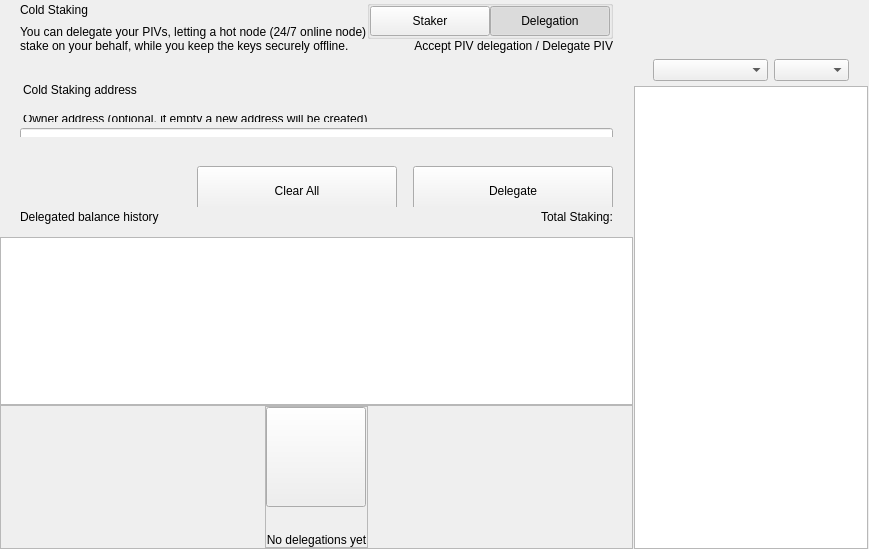
<?xml version="1.0" encoding="UTF-8"?>
<ui version="4.0">
 <class>ColdStakingWidget</class>
 <widget class="QWidget" name="ColdStakingWidget">
  <property name="geometry">
   <rect>
    <x>0</x>
    <y>0</y>
    <width>629</width>
    <height>549</height>
   </rect>
  </property>
  <property name="windowTitle">
   <string>Form</string>
  </property>
  <layout class="QHBoxLayout" name="horizontalLayout_1" stretch="2,1">
   <property name="spacing">
    <number>0</number>
   </property>
   <property name="leftMargin">
    <number>0</number>
   </property>
   <property name="topMargin">
    <number>0</number>
   </property>
   <property name="rightMargin">
    <number>0</number>
   </property>
   <property name="bottomMargin">
    <number>0</number>
   </property>
   <item>
    <widget class="QWidget" name="left" native="true">
     <layout class="QVBoxLayout" name="verticalLayout_3">
      <property name="leftMargin">
       <number>0</number>
      </property>
      <property name="topMargin">
       <number>0</number>
      </property>
      <property name="rightMargin">
       <number>0</number>
      </property>
      <property name="bottomMargin">
       <number>0</number>
      </property>
      <item>
       <layout class="QVBoxLayout" name="verticalLayout_2">
        <property name="spacing">
         <number>0</number>
        </property>
        <item>
         <layout class="QVBoxLayout" name="verticalLayoutTop">
          <property name="spacing">
           <number>0</number>
          </property>
          <property name="leftMargin">
           <number>0</number>
          </property>
          <property name="rightMargin">
           <number>0</number>
          </property>
          <item>
           <widget class="QWidget" name="containerTitle" native="true">
            <property name="sizePolicy">
             <sizepolicy hsizetype="Preferred" vsizetype="Minimum">
              <horstretch>0</horstretch>
              <verstretch>0</verstretch>
             </sizepolicy>
            </property>
            <property name="maximumSize">
             <size>
              <width>16777215</width>
              <height>100</height>
             </size>
            </property>
            <layout class="QHBoxLayout" name="containerTitleLayout">
             <property name="spacing">
              <number>0</number>
             </property>
             <property name="leftMargin">
              <number>20</number>
             </property>
             <property name="topMargin">
              <number>0</number>
             </property>
             <property name="rightMargin">
              <number>20</number>
             </property>
             <property name="bottomMargin">
              <number>0</number>
             </property>
             <item>
              <layout class="QVBoxLayout" name="verticalLayout11">
               <property name="spacing">
                <number>5</number>
               </property>
               <item>
                <widget class="QLabel" name="labelTitle">
                 <property name="text">
                  <string>Cold Staking</string>
                 </property>
                </widget>
               </item>
               <item>
                <widget class="QLabel" name="labelSubtitle1">
                 <property name="maximumSize">
                  <size>
                   <width>16777215</width>
                   <height>16777215</height>
                  </size>
                 </property>
                 <property name="text">
                  <string>You can delegate your PIVs, letting a hot node (24/7 online node)
stake on your behalf, while you keep the keys securely offline.</string>
                 </property>
                </widget>
               </item>
              </layout>
             </item>
             <item>
              <spacer name="horizontalSpacer">
               <property name="orientation">
                <enum>Qt::Horizontal</enum>
               </property>
               <property name="sizeHint" stdset="0">
                <size>
                 <width>40</width>
                 <height>20</height>
                </size>
               </property>
              </spacer>
             </item>
             <item>
              <widget class="QWidget" name="containerViewPrivacyChecks" native="true">
               <layout class="QVBoxLayout" name="containerPrivacyChecks">
                <property name="spacing">
                 <number>0</number>
                </property>
                <property name="leftMargin">
                 <number>0</number>
                </property>
                <property name="topMargin">
                 <number>0</number>
                </property>
                <property name="rightMargin">
                 <number>0</number>
                </property>
                <property name="bottomMargin">
                 <number>0</number>
                </property>
                <item alignment="Qt::AlignHCenter|Qt::AlignVCenter">
                 <widget class="QGroupBox" name="groupBox">
                  <property name="title">
                   <string/>
                  </property>
                  <layout class="QHBoxLayout" name="horizontalLayout_2_1">
                   <property name="spacing">
                    <number>0</number>
                   </property>
                   <property name="leftMargin">
                    <number>0</number>
                   </property>
                   <property name="topMargin">
                    <number>0</number>
                   </property>
                   <property name="rightMargin">
                    <number>0</number>
                   </property>
                   <property name="bottomMargin">
                    <number>0</number>
                   </property>
                   <item>
                    <widget class="QPushButton" name="pushLeft">
                     <property name="minimumSize">
                      <size>
                       <width>120</width>
                       <height>30</height>
                      </size>
                     </property>
                     <property name="maximumSize">
                      <size>
                       <width>120</width>
                       <height>30</height>
                      </size>
                     </property>
                     <property name="focusPolicy">
                      <enum>Qt::NoFocus</enum>
                     </property>
                     <property name="text">
                      <string>Staker</string>
                     </property>
                     <property name="checkable">
                      <bool>true</bool>
                     </property>
                     <property name="autoExclusive">
                      <bool>true</bool>
                     </property>
                    </widget>
                   </item>
                   <item>
                    <widget class="QPushButton" name="pushRight">
                     <property name="minimumSize">
                      <size>
                       <width>120</width>
                       <height>30</height>
                      </size>
                     </property>
                     <property name="maximumSize">
                      <size>
                       <width>120</width>
                       <height>30</height>
                      </size>
                     </property>
                     <property name="focusPolicy">
                      <enum>Qt::NoFocus</enum>
                     </property>
                     <property name="text">
                      <string>Delegation</string>
                     </property>
                     <property name="checkable">
                      <bool>true</bool>
                     </property>
                     <property name="checked">
                      <bool>true</bool>
                     </property>
                     <property name="autoExclusive">
                      <bool>true</bool>
                     </property>
                    </widget>
                   </item>
                  </layout>
                 </widget>
                </item>
                <item alignment="Qt::AlignTop">
                 <widget class="QLabel" name="labelSubtitle2">
                  <property name="text">
                   <string>Accept PIV delegation / Delegate PIV</string>
                  </property>
                  <property name="alignment">
                   <set>Qt::AlignRight|Qt::AlignTrailing|Qt::AlignVCenter</set>
                  </property>
                 </widget>
                </item>
               </layout>
              </widget>
             </item>
            </layout>
           </widget>
          </item>
          <item>
           <spacer name="verticalSpacer_2">
            <property name="orientation">
             <enum>Qt::Vertical</enum>
            </property>
            <property name="sizeType">
             <enum>QSizePolicy::Fixed</enum>
            </property>
            <property name="sizeHint" stdset="0">
             <size>
              <width>20</width>
              <height>30</height>
             </size>
            </property>
           </spacer>
          </item>
          <item>
           <widget class="QWidget" name="containerSend" native="true">
            <property name="minimumSize">
             <size>
              <width>0</width>
              <height>50</height>
             </size>
            </property>
            <layout class="QVBoxLayout" name="containerSendRow">
             <property name="spacing">
              <number>6</number>
             </property>
             <property name="leftMargin">
              <number>0</number>
             </property>
             <property name="topMargin">
              <number>0</number>
             </property>
             <property name="rightMargin">
              <number>0</number>
             </property>
             <property name="bottomMargin">
              <number>0</number>
             </property>
             <item>
              <widget class="QLabel" name="labelEditTitle">
               <property name="maximumSize">
                <size>
                 <width>16777215</width>
                 <height>30</height>
                </size>
               </property>
               <property name="styleSheet">
                <string notr="true">padding-left:20px; padding-bottom:3px;</string>
               </property>
               <property name="text">
                <string>Cold Staking address</string>
               </property>
              </widget>
             </item>
             <item>
              <spacer name="verticalSpacer_6">
               <property name="orientation">
                <enum>Qt::Vertical</enum>
               </property>
               <property name="sizeType">
                <enum>QSizePolicy::Fixed</enum>
               </property>
               <property name="sizeHint" stdset="0">
                <size>
                 <width>20</width>
                 <height>9</height>
                </size>
               </property>
              </spacer>
             </item>
             <item>
              <widget class="QWidget" name="containerOwner" native="true">
               <layout class="QVBoxLayout" name="vContainerOwner">
                <property name="spacing">
                 <number>4</number>
                </property>
                <property name="leftMargin">
                 <number>20</number>
                </property>
                <property name="topMargin">
                 <number>0</number>
                </property>
                <property name="rightMargin">
                 <number>20</number>
                </property>
                <property name="bottomMargin">
                 <number>0</number>
                </property>
                <item>
                 <widget class="QLabel" name="labelSubtitleDescription">
                  <property name="maximumSize">
                   <size>
                    <width>16777215</width>
                    <height>20</height>
                   </size>
                  </property>
                  <property name="styleSheet">
                   <string notr="true">margin-bottom:2px;
                   margin-left:0.05px;
                   padding:0px;</string>
                  </property>
                  <property name="text">
                   <string>Owner address (optional, if empty a new address will be created)</string>
                  </property>
                 </widget>
                </item>
                <item>
                 <widget class="QLineEdit" name="lineEditOwnerAddress">
                  <property name="minimumSize">
                   <size>
                    <width>0</width>
                    <height>50</height>
                   </size>
                  </property>
                  <property name="maximumSize">
                   <size>
                    <width>16777215</width>
                    <height>50</height>
                   </size>
                  </property>
                  <property name="styleSheet">
                   <string notr="true"/>
                  </property>
                  <property name="placeholderText">
                   <string>Enter owner address</string>
                  </property>
                 </widget>
                </item>
               </layout>
              </widget>
             </item>
            </layout>
           </widget>
          </item>
         </layout>
        </item>
        <item>
         <spacer name="verticalSpacer_3">
          <property name="orientation">
           <enum>Qt::Vertical</enum>
          </property>
          <property name="sizeType">
           <enum>QSizePolicy::Minimum</enum>
          </property>
          <property name="sizeHint" stdset="0">
           <size>
            <width>20</width>
            <height>20</height>
           </size>
          </property>
         </spacer>
        </item>
        <item>
         <widget class="QWidget" name="containerBtn" native="true">
          <property name="minimumSize">
           <size>
            <width>0</width>
            <height>50</height>
           </size>
          </property>
          <layout class="QHBoxLayout" name="horizontalLayout">
           <property name="rightMargin">
            <number>20</number>
           </property>
           <item>
            <spacer name="horizontalSpacer_2">
             <property name="orientation">
              <enum>Qt::Horizontal</enum>
             </property>
             <property name="sizeHint" stdset="0">
              <size>
               <width>200</width>
               <height>20</height>
              </size>
             </property>
            </spacer>
           </item>
           <item>
            <layout class="QHBoxLayout" name="horizontalLayout_7">
             <item>
              <spacer name="horizontalSpacer_3">
               <property name="orientation">
                <enum>Qt::Horizontal</enum>
               </property>
               <property name="sizeType">
                <enum>QSizePolicy::Expanding</enum>
               </property>
               <property name="sizeHint" stdset="0">
                <size>
                 <width>40</width>
                 <height>20</height>
                </size>
               </property>
              </spacer>
             </item>
             <item>
              <widget class="QPushButton" name="pushButtonClear">
               <property name="minimumSize">
                <size>
                 <width>200</width>
                 <height>50</height>
                </size>
               </property>
               <property name="focusPolicy">
                <enum>Qt::NoFocus</enum>
               </property>
               <property name="text">
                <string>Clear All</string>
               </property>
              </widget>
             </item>
             <item>
              <spacer name="horizontalSpacer_4">
               <property name="orientation">
                <enum>Qt::Horizontal</enum>
               </property>
               <property name="sizeType">
                <enum>QSizePolicy::Fixed</enum>
               </property>
               <property name="sizeHint" stdset="0">
                <size>
                 <width>10</width>
                 <height>20</height>
                </size>
               </property>
              </spacer>
             </item>
             <item>
              <widget class="QPushButton" name="pushButtonSend">
               <property name="minimumSize">
                <size>
                 <width>200</width>
                 <height>50</height>
                </size>
               </property>
               <property name="maximumSize">
                <size>
                 <width>200</width>
                 <height>50</height>
                </size>
               </property>
               <property name="focusPolicy">
                <enum>Qt::NoFocus</enum>
               </property>
               <property name="text">
                <string>Delegate</string>
               </property>
              </widget>
             </item>
            </layout>
           </item>
          </layout>
         </widget>
        </item>
        <item>
         <widget class="QWidget" name="containerHistoryLabel" native="true">
          <layout class="QHBoxLayout" name="horizontalLayout_4">
           <property name="spacing">
            <number>0</number>
           </property>
           <property name="leftMargin">
            <number>20</number>
           </property>
           <property name="topMargin">
            <number>0</number>
           </property>
           <property name="rightMargin">
            <number>20</number>
           </property>
           <property name="bottomMargin">
            <number>0</number>
           </property>
           <item>
            <widget class="QWidget" name="verticalWidget" native="true">
             <property name="minimumSize">
              <size>
               <width>100</width>
               <height>0</height>
              </size>
             </property>
             <layout class="QVBoxLayout" name="verticalLayout_58">
              <property name="leftMargin">
               <number>0</number>
              </property>
              <property name="topMargin">
               <number>0</number>
              </property>
              <property name="rightMargin">
               <number>0</number>
              </property>
              <property name="bottomMargin">
               <number>0</number>
              </property>
              <item>
               <widget class="QLabel" name="labelListHistory">
                <property name="text">
                 <string>Delegated balance history</string>
                </property>
               </widget>
              </item>
             </layout>
            </widget>
           </item>
           <item>
            <spacer name="horizontalSpacer_5">
             <property name="orientation">
              <enum>Qt::Horizontal</enum>
             </property>
             <property name="sizeHint" stdset="0">
              <size>
               <width>40</width>
               <height>20</height>
              </size>
             </property>
            </spacer>
           </item>
           <item>
            <widget class="QLabel" name="labelStakingTotal">
             <property name="text">
              <string>Total Staking:</string>
             </property>
            </widget>
           </item>
          </layout>
         </widget>
        </item>
        <item>
         <layout class="QVBoxLayout" name="verticalLayout_64">
          <property name="spacing">
           <number>0</number>
          </property>
          <item>
           <spacer name="verticalSpacer_44">
            <property name="orientation">
             <enum>Qt::Vertical</enum>
            </property>
            <property name="sizeType">
             <enum>QSizePolicy::Fixed</enum>
            </property>
            <property name="sizeHint" stdset="0">
             <size>
              <width>20</width>
              <height>10</height>
             </size>
            </property>
           </spacer>
          </item>
          <item>
           <widget class="QListView" name="listView">
            <property name="enabled">
             <bool>true</bool>
            </property>
            <property name="mouseTracking">
             <bool>true</bool>
            </property>
           </widget>
          </item>
          <item>
           <widget class="QFrame" name="emptyContainer">
            <property name="minimumSize">
             <size>
              <width>0</width>
              <height>100</height>
             </size>
            </property>
            <property name="frameShape">
             <enum>QFrame::StyledPanel</enum>
            </property>
            <property name="frameShadow">
             <enum>QFrame::Raised</enum>
            </property>
            <layout class="QVBoxLayout" name="verticalLayout_71" stretch="1,8">
             <property name="spacing">
              <number>0</number>
             </property>
             <property name="leftMargin">
              <number>0</number>
             </property>
             <property name="topMargin">
              <number>0</number>
             </property>
             <property name="rightMargin">
              <number>0</number>
             </property>
             <property name="bottomMargin">
              <number>0</number>
             </property>
             <item>
              <spacer name="verticalSpacer">
               <property name="orientation">
                <enum>Qt::Vertical</enum>
               </property>
               <property name="sizeHint" stdset="0">
                <size>
                 <width>20</width>
                 <height>20</height>
                </size>
               </property>
              </spacer>
             </item>
             <item alignment="Qt::AlignHCenter|Qt::AlignVCenter">
              <widget class="QFrame" name="emptyScreen">
               <property name="sizePolicy">
                <sizepolicy hsizetype="Expanding" vsizetype="Expanding">
                 <horstretch>0</horstretch>
                 <verstretch>0</verstretch>
                </sizepolicy>
               </property>
               <property name="frameShape">
                <enum>QFrame::StyledPanel</enum>
               </property>
               <property name="frameShadow">
                <enum>QFrame::Raised</enum>
               </property>
               <layout class="QVBoxLayout" name="verticalLayout">
                <property name="spacing">
                 <number>30</number>
                </property>
                <property name="leftMargin">
                 <number>0</number>
                </property>
                <property name="topMargin">
                 <number>0</number>
                </property>
                <property name="rightMargin">
                 <number>0</number>
                </property>
                <property name="bottomMargin">
                 <number>0</number>
                </property>
                <item alignment="Qt::AlignHCenter|Qt::AlignVCenter">
                 <widget class="QPushButton" name="pushImgEmpty">
                  <property name="minimumSize">
                   <size>
                    <width>100</width>
                    <height>100</height>
                   </size>
                  </property>
                  <property name="maximumSize">
                   <size>
                    <width>100</width>
                    <height>100</height>
                   </size>
                  </property>
                  <property name="focusPolicy">
                   <enum>Qt::NoFocus</enum>
                  </property>
                  <property name="text">
                   <string/>
                  </property>
                  <property name="iconSize">
                   <size>
                    <width>100</width>
                    <height>100</height>
                   </size>
                  </property>
                 </widget>
                </item>
                <item alignment="Qt::AlignHCenter|Qt::AlignVCenter">
                 <widget class="QLabel" name="labelEmpty">
                  <property name="styleSheet">
                   <string notr="true"/>
                  </property>
                  <property name="text">
                   <string>No delegations yet</string>
                  </property>
                  <property name="alignment">
                   <set>Qt::AlignCenter</set>
                  </property>
                 </widget>
                </item>
               </layout>
              </widget>
             </item>
            </layout>
           </widget>
          </item>
         </layout>
        </item>
       </layout>
      </item>
     </layout>
    </widget>
   </item>
   <item>
    <widget class="QWidget" name="right" native="true">
     <layout class="QVBoxLayout" name="rightContainer">
      <property name="spacing">
       <number>0</number>
      </property>
      <property name="leftMargin">
       <number>1</number>
      </property>
      <property name="topMargin">
       <number>0</number>
      </property>
      <property name="rightMargin">
       <number>1</number>
      </property>
      <property name="bottomMargin">
       <number>0</number>
      </property>
      <item>
       <widget class="QWidget" name="containerRightButtons" native="true">
        <property name="minimumSize">
         <size>
          <width>0</width>
          <height>50</height>
         </size>
        </property>
        <layout class="QVBoxLayout" name="verticalLayout_4">
         <property name="leftMargin">
          <number>19</number>
         </property>
         <property name="topMargin">
          <number>0</number>
         </property>
         <property name="rightMargin">
          <number>19</number>
         </property>
         <property name="bottomMargin">
          <number>0</number>
         </property>
         <item>
          <widget class="OptionButton" name="btnCoinControl" native="true">
           <property name="minimumSize">
            <size>
             <width>0</width>
             <height>0</height>
            </size>
           </property>
          </widget>
         </item>
         <item>
          <widget class="OptionButton" name="btnColdStaking" native="true"/>
         </item>
         <item>
          <widget class="OptionButton" name="btnMyStakingAddresses" native="true">
           <property name="sizePolicy">
            <sizepolicy hsizetype="Preferred" vsizetype="Minimum">
             <horstretch>0</horstretch>
             <verstretch>0</verstretch>
            </sizepolicy>
           </property>
          </widget>
         </item>
        </layout>
       </widget>
      </item>
      <item>
       <widget class="QWidget" name="sortWidget" native="true">
        <layout class="QHBoxLayout" name="horizontalLayout_6">
         <property name="leftMargin">
          <number>19</number>
         </property>
         <property name="rightMargin">
          <number>19</number>
         </property>
         <property name="bottomMargin">
          <number>5</number>
         </property>
         <item>
          <spacer name="horizontalSpacer_6">
           <property name="orientation">
            <enum>Qt::Horizontal</enum>
           </property>
           <property name="sizeHint" stdset="0">
            <size>
             <width>40</width>
             <height>20</height>
            </size>
           </property>
          </spacer>
         </item>
         <item>
          <widget class="QComboBox" name="comboBoxSort">
           <property name="sizePolicy">
            <sizepolicy hsizetype="Preferred" vsizetype="Fixed">
             <horstretch>0</horstretch>
             <verstretch>0</verstretch>
            </sizepolicy>
           </property>
           <property name="minimumSize">
            <size>
             <width>115</width>
             <height>0</height>
            </size>
           </property>
          </widget>
         </item>
         <item>
          <widget class="QComboBox" name="comboBoxSortOrder">
           <property name="sizePolicy">
            <sizepolicy hsizetype="Preferred" vsizetype="Fixed">
             <horstretch>0</horstretch>
             <verstretch>0</verstretch>
            </sizepolicy>
           </property>
           <property name="minimumSize">
            <size>
             <width>75</width>
             <height>0</height>
            </size>
           </property>
          </widget>
         </item>
        </layout>
       </widget>
      </item>
      <item>
       <widget class="QListView" name="listViewStakingAddress">
        <property name="enabled">
         <bool>true</bool>
        </property>
        <property name="mouseTracking">
         <bool>true</bool>
        </property>
       </widget>
      </item>
     </layout>
    </widget>
   </item>
  </layout>
 </widget>
 <customwidgets>
  <customwidget>
   <class>OptionButton</class>
   <extends>QWidget</extends>
   <header>qt/rpdchain/optionbutton.h</header>
   <container>1</container>
  </customwidget>
 </customwidgets>
 <resources/>
 <connections/>
</ui>
